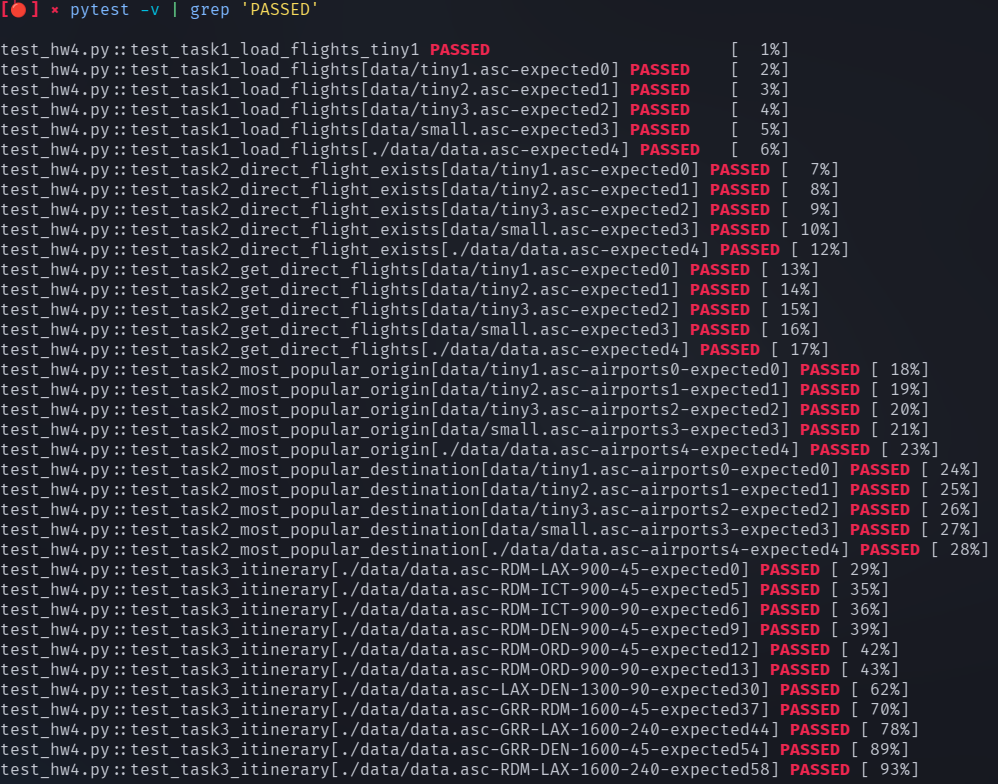
#> input picture test image.png, 998 x 784 px
$ jupyter execute 'COMPUTER VISION - FACE DETECTION.ipynb'   (shell and % lines are left out)
#> lines starting #> are read from the running program, lines starting #| are printed output that depends on the picture
[cell 1]
## pip install opencv-python

## Import Modules

[cell 2]
import cv2
import matplotlib.pyplot as plt

## HAAR Cascade File Path

[cell 3]
face_cascade = cv2.CascadeClassifier(cv2.data.haarcascades+'haarcascade_frontalface_default.xml')

## Load the Image

[cell 4]
image = cv2.imread('test image.png')
#> image is the input picture: shape (784, 998, 3); mean B, G, R 53.6, 44.7, 45.3
# convert to rgb
img_rgb = cv2.cvtColor(image, cv2.COLOR_BGR2RGB)
plt.imshow(img_rgb)

[cell 5]
# resize the image
image = cv2.resize(image, (400, 600))
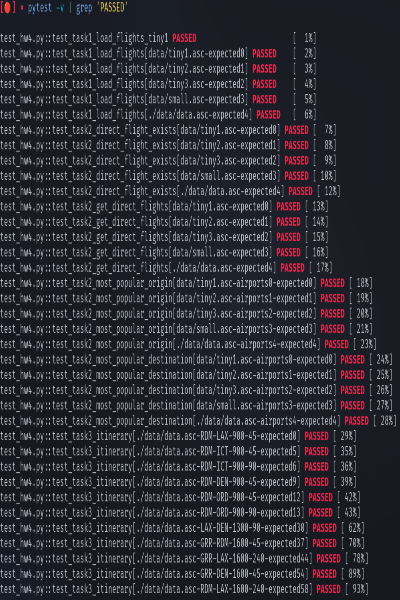
#> image: shape (600, 400, 3); mean B, G, R 53.5, 44.6, 45.2

[cell 6]
# convert to gray scale image
gray = cv2.cvtColor(image, cv2.COLOR_BGR2GRAY)
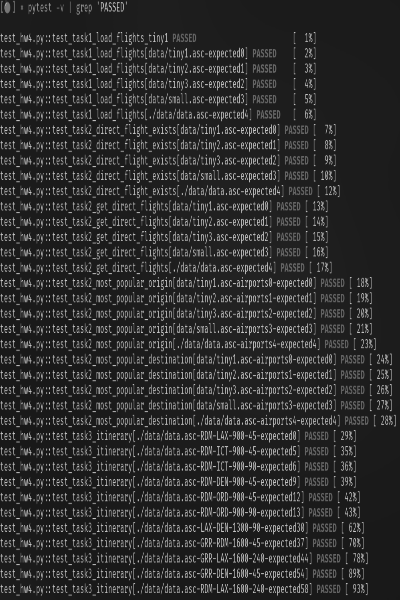
#> gray: shape (600, 400); min 24, max 199, mean 45.7
plt.imshow(gray, cmap='gray')

## Detect Faces

[cell 7]
faces = face_cascade.detectMultiScale(gray)
#> faces = ()

[cell 8]
len(faces)
#> Out = 0

[cell 9]
# diplay the faces in the image
for (x, y, w, h) in faces:
    cv2.rectangle(image, (x, y), (x+w, y+h), (0, 255, 0), 2)
#> this loop made 0 passes
cv2.imshow("Faces ",image)
cv2.waitKey(0)
#> Out = 27
